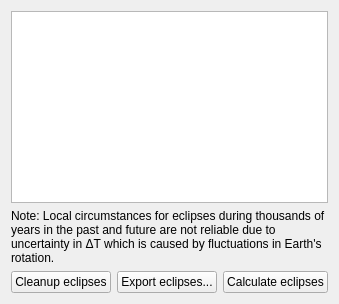
            <widget class="QWidget" name="tabSolarEclipseLocal">
             <attribute name="title">
              <string>Local Solar Eclipses</string>
             </attribute>
             <layout class="QGridLayout" name="gridLayout_21">
              <item row="3" column="0">
               <layout class="QHBoxLayout" name="horizontalLayout_44">
                <item>
                 <widget class="QPushButton" name="solareclipseslocalCleanupButton">
                  <property name="text">
                   <string>Cleanup eclipses</string>
                  </property>
                 </widget>
                </item>
                <item>
                 <widget class="QPushButton" name="solareclipseslocalSaveButton">
                  <property name="text">
                   <string>Export eclipses...</string>
                  </property>
                 </widget>
                </item>
                <item>
                 <widget class="QPushButton" name="solareclipseslocalCalculateButton">
                  <property name="text">
                   <string>Calculate eclipses</string>
                  </property>
                 </widget>
                </item>
               </layout>
              </item>
              <item row="1" column="0">
               <widget class="QTreeWidget" name="solareclipselocalTreeWidget">
                <property name="rootIsDecorated">
                 <bool>false</bool>
                </property>
                <property name="uniformRowHeights">
                 <bool>true</bool>
                </property>
                <property name="itemsExpandable">
                 <bool>false</bool>
                </property>
                <property name="sortingEnabled">
                 <bool>true</bool>
                </property>
                <property name="expandsOnDoubleClick">
                 <bool>false</bool>
                </property>
                <property name="columnCount">
                 <number>0</number>
                </property>
                <attribute name="headerShowSortIndicator" stdset="0">
                 <bool>true</bool>
                </attribute>
               </widget>
              </item>
              <item row="2" column="0">
               <widget class="QLabel" name="UncertaintiesNoteLabel">
                <property name="text">
                 <string>Note: Local circumstances for eclipses during thousands of years in the past and future are not reliable due to uncertainty in ΔT which is caused by fluctuations in Earth's rotation.</string>
                </property>
                <property name="wordWrap">
                 <bool>true</bool>
                </property>
               </widget>
              </item>
             </layout>
            </widget>
